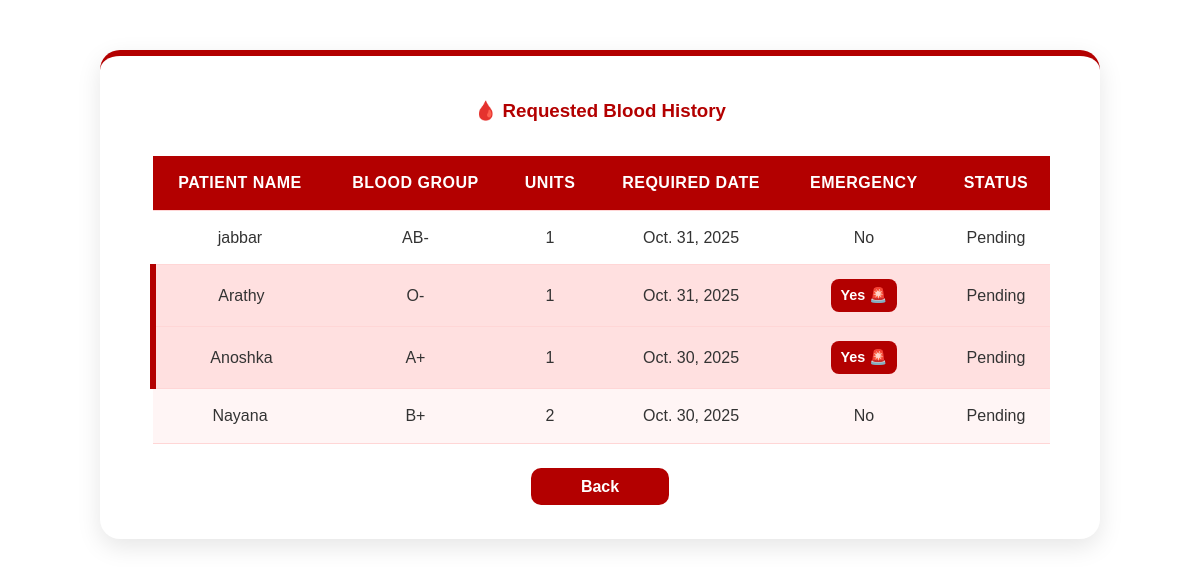
/hospital_dashboard/view_request/ (signed in), run on an earlier commit of the app's database.
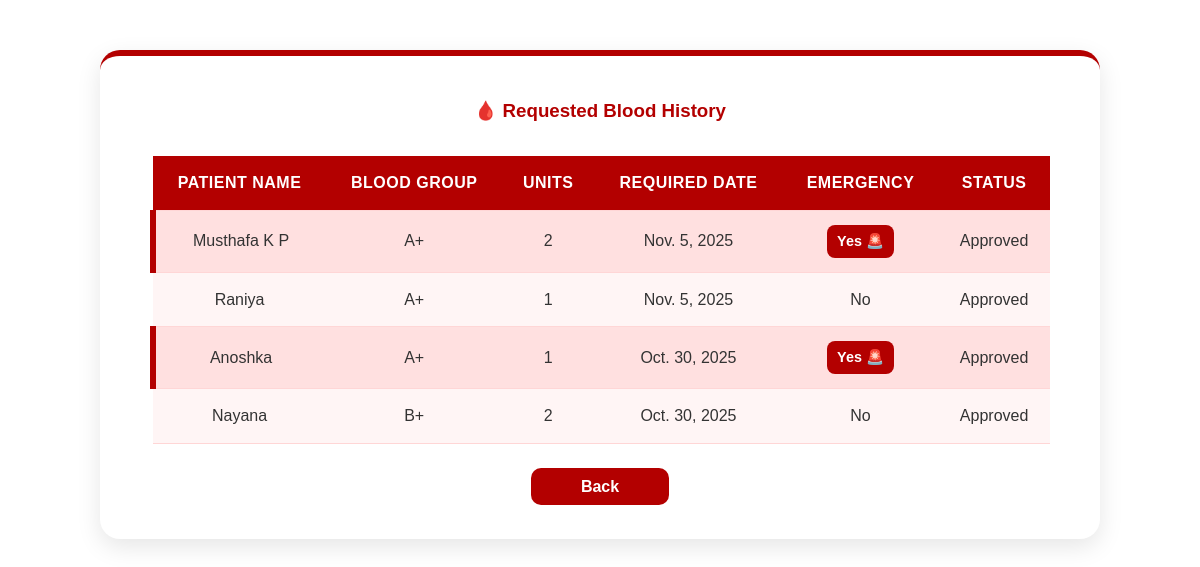
And on a later commit of the database.
### BB_app/models.py (models this page shows, shortened)
class BloodRequest(models.Model):
    hospital = models.ForeignKey(HospitalProfile, on_delete=models.CASCADE, related_name="blood_requests")
    patient_name = models.CharField(max_length=100)
    blood_group = models.CharField(
        max_length=3,
        choices=[
            ('A+', 'A+'), ('A-', 'A-'),
            ('B+', 'B+'), ('B-', 'B-'),
            ('O+', 'O+'), ('O-', 'O-'),
            ('AB+', 'AB+'), ('AB-', 'AB-'),
        ]
    )
    units_requested = models.PositiveIntegerField()
    date_required = models.DateField()
    is_emergency = models.BooleanField(default=False)
    request_date = models.DateTimeField(auto_now_add=True)
    status_choices = [
        ('Pending', 'Pending'),
        ('Approved', 'Approved'),
        ('Rejected', 'Rejected'),
    ]
    status = models.CharField(max_length=10, choices=status_choices, default='Pending')

### BB_app/views.py (the view)
# urls.py: path('hospital_dashboard/view_request/', views.view_request, name='view_request'),
@login_required
def view_request(request):
    hospital = get_object_or_404(HospitalProfile, user=request.user)
    requests = BloodRequest.objects.filter(hospital=hospital).order_by('-request_date')
    return render(request, 'view_request.html', {'requests': requests})

### BB_app/templates/view_request.html (shortened to what this page needs)
{% extends 'master.html' %}
{% block content %}
<div class="table-container">
    <h3>🩸 Requested Blood History</h3>
    <table class="table">
        <thead>
            <tr>
                <th>Patient Name</th>
                <th>Blood Group</th>
                <th>Units</th>
                <th>Required Date</th>
                <th>Emergency</th>
                <th>Status</th>
            </tr>
        </thead>
        <tbody>
            {% for req in requests %}
            <tr class="{% if req.is_emergency %}emergency-row{% endif %}">
                <td>{{ req.patient_name }}</td>
                <td>{{ req.blood_group }}</td>
                <td>{{ req.units_requested }}</td>
                <td>{{ req.date_required }}</td>
                <td>
                    {% if req.is_emergency %}
                        <span class="emergency-label">Yes 🚨</span>
                    {% else %}
                        No
                    {% endif %}
                </td>
                <td>
                    {% if req.status == 'Approved' %}
                        <span class="badge bg-success">{{ req.status }}</span>
                    {% elif req.status == 'Rejected' %}
                        <span class="badge bg-danger">{{ req.status }}</span>
                    {% else %}
                        <span class="badge bg-warning text-dark">{{ req.status }}</span>
                    {% endif %}
                </td>
            </tr>
            {% empty %}
            <tr><td colspan="6">No requests yet.</td></tr>
            {% endfor %}
        </tbody>
    </table>
    <div style="text-align: center;">
        <a href="{% url 'hospital_dashboard' %}" class="btn btn-secondary">Back</a>
    </div>
</div>
{% endblock %}

What changed in the data, as far as the page shows it:
removed BloodRequest: patient_name "jabbar", blood_group "AB-", units_requested "1", date_required "Oct. 31, 2025", is_emergency "No", status "Pending"
removed BloodRequest: patient_name "Arathy", blood_group "O-", units_requested "1", date_required "Oct. 31, 2025", is_emergency "Yes 🚨", status "Pending"
added BloodRequest: patient_name "Musthafa K P", blood_group "A+", units_requested "2", date_required "Nov. 5, 2025", is_emergency "Yes 🚨", status "Approved"
added BloodRequest: patient_name "Raniya", blood_group "A+", units_requested "1", date_required "Nov. 5, 2025", is_emergency "No", status "Approved"
changed BloodRequest "Anoshka": status "Pending" → "Approved"
changed BloodRequest "Nayana": status "Pending" → "Approved"
